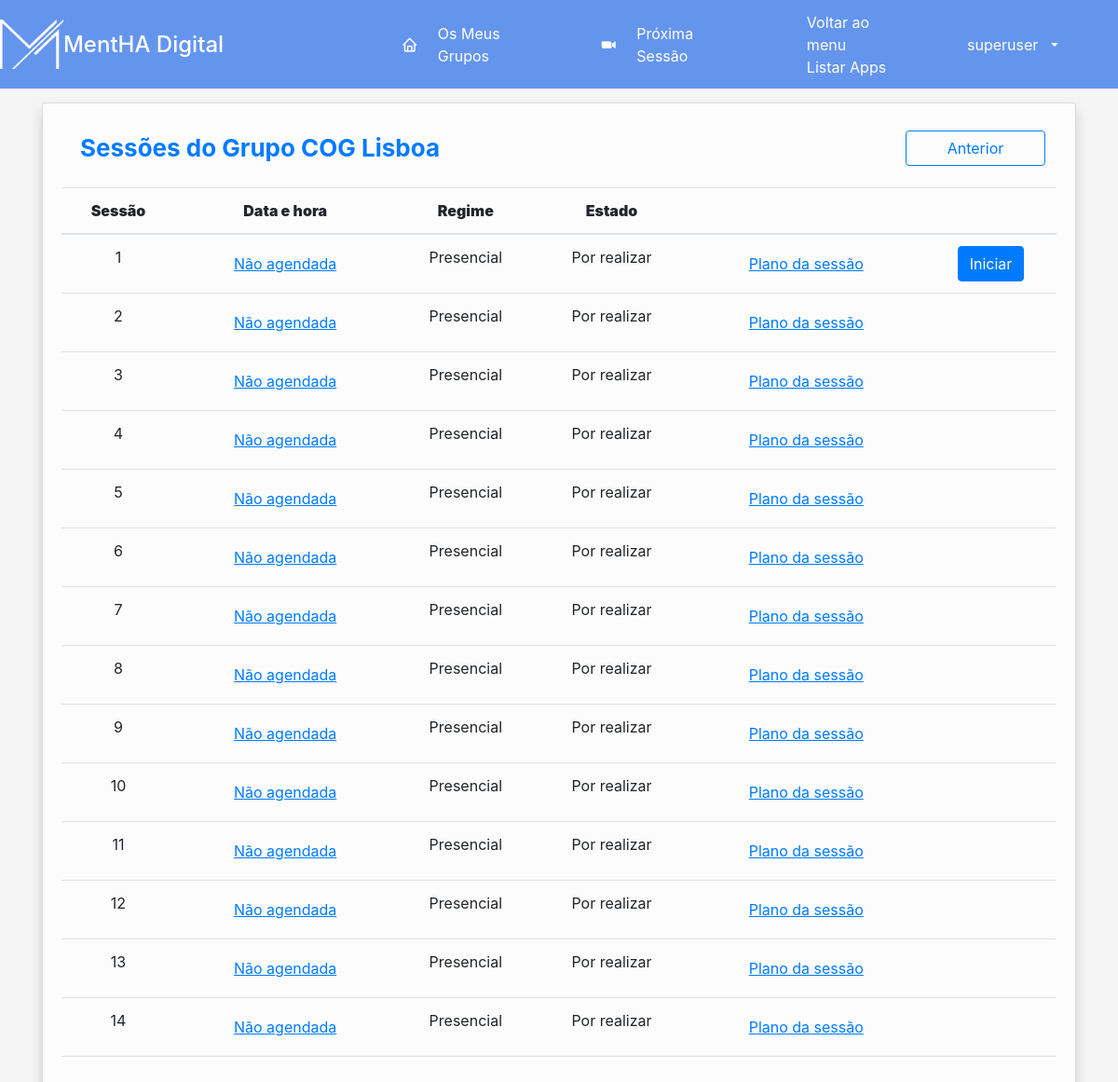
Before: /diario/group_sessions/64 (signed in) with the older database file.
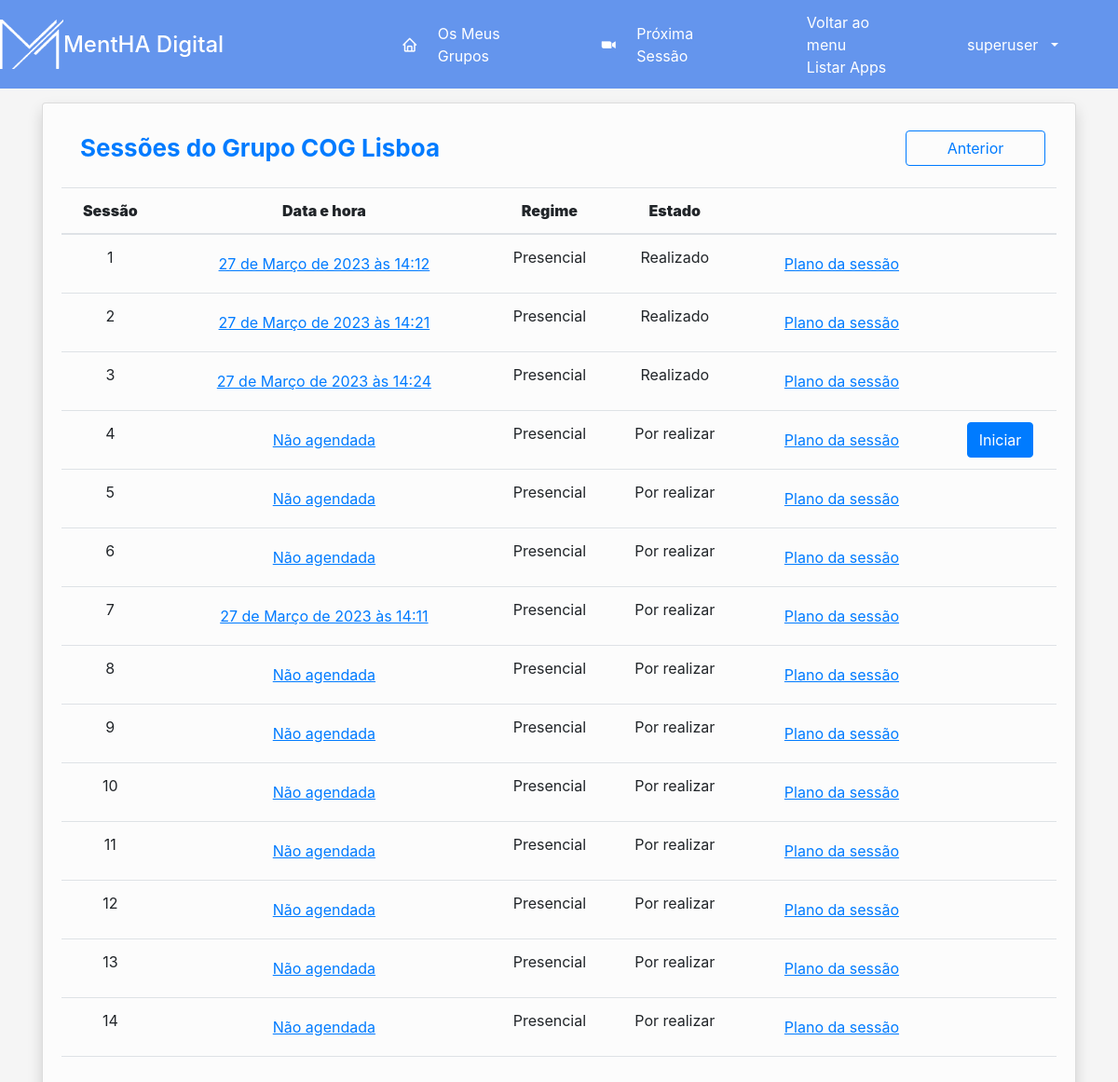
After: the same page with the newer database file.
### diario/models.py (models this page shows, shortened)
class Grupo(models.Model):
    opEscolaridade = (
        ("0-4", "0-4"),
        ("5-9", "5-9"),
        ("10-12", "10-12"),
        ("12+", "12+")
    )
    opPrograma = (
        ("CARE", "CARE"),
        ("COG", "COG"),
    )
    nome = models.CharField(max_length=20)
    diagnostico = models.ForeignKey(Doenca, on_delete=models.CASCADE, null=True, blank=True)
    localizacao = models.CharField(max_length=20, default="", null=True, blank=True)
    escolaridade = models.CharField(max_length=20, choices=opEscolaridade, default="", blank=True, null=True)
    referenciacao = models.ForeignKey(Reference, on_delete=models.CASCADE, null=True, blank=True)
    nivelGDS = models.IntegerField(default=0)
    programa = models.CharField(max_length=20, choices=opPrograma, default="CARE", blank=True, null=True)
    def __str__(self):
        return f'{self.nome}'

class SessaoDoGrupo(models.Model):
    PRESENT = 'P'
    ONLINE = 'O'
    MISTO = 'M'
    REGIME = [
        (PRESENT, "Presencial"),
        (ONLINE, "Online"),
        (MISTO, "Misto")
    ]
    PORREALIZAR = 'PR'
    REALIZADO = 'R'
    ESTADO = [
        (PORREALIZAR, "Por realizar"),
        (REALIZADO, "Realizado"),
    ]
    grupo = models.ForeignKey(Grupo, on_delete=models.CASCADE, blank=True)
    regime = models.CharField(max_length=20, choices=REGIME, null=True, blank=True, default=PRESENT)
    estado = models.CharField(max_length=20, choices=ESTADO, null=True, blank=True, default=PORREALIZAR)
    data = models.DateTimeField(null=True)
    inicio = models.DateTimeField(null=True, blank=True)
    fim = models.DateTimeField(null=True, blank=True)
    concluido = models.BooleanField(default=False)
    sessao = models.ForeignKey(Sessao, on_delete=models.CASCADE, blank=True, null=True, related_name='sessoes')
    parte_ativa = models.ForeignKey(Parte_Exercicio, models.CASCADE, blank=True, null=True, related_name='sessoes')

class Sessao(models.Model):
    PRESENT = 'P'
    ONLINE = 'O'
    MISTO = 'M'
    REGIME = [
        (PRESENT, "Presencial"),
        (ONLINE, "Online"),
        (MISTO, "Misto")
    ]
    PORREALIZAR = 'PR'
    REALIZADO = 'R'
    ESTADO = [
        (PORREALIZAR, "Por realizar"),
        (REALIZADO, "Realizado"),
    ]
    opPrograma = (
        ("CARE", "CARE"),
        ("COG", "COG"),
    )
    nome = models.CharField(max_length=100, blank = True)
    numeroSessao = models.IntegerField(null=True, blank=True)
    tema = models.TextField(max_length=1000, null=True, blank=True)
    dinamizadores = models.CharField(max_length=1000, null=True, blank=True)
    componentes = models.CharField(max_length=1000, null=True, blank=True)
    instrumentoAvaliacao = models.TextField(max_length=1000, null=True, blank=True)
    programa = models.CharField(max_length=20, choices=opPrograma, default="CARE", blank=True, null=True)

### diario/decorators.py (the view)
        def wrapper(request, *args, **kwargs):
            if request.user.groups.filter(name__in=groups).exists() or 'Todos' in groups:
                return function(request, *args, **kwargs)
            else:
                raise Http404

### diario/views.py (called while the page is built)
@login_required(login_url='diario:login')
@check_user_able_to_see_page('Todos')
def group_sessions(request, grupo_id):
    sessoes_do_grupo = SessaoDoGrupo.objects.filter(grupo=grupo_id)
    sessoes = Sessao.objects.all()
    grupo = Grupo.objects.get(id=grupo_id)
    for sessao in sessoes_do_grupo:
        if sessao.estado == 'PR':
            proxima_sessao = sessao.id
            break
    else:
        proxima_sessao = -1
    contexto = {
        'sessoes_do_grupo': sessoes_do_grupo,
        'grupo': grupo,
        'proxima_sessao': proxima_sessao
    }
    return render(request, "diario/group_sessions.html", contexto)

### diario/templates/diario/group_sessions.html (shortened to what this page needs)
{% extends 'diario/base.html' %}
{% load static %}
{% block main %}
<div class="container-fluid" style="margin-top:15px">
    <div class="container ">
        <div class="card shadow">
            <div class="card-body">
            <div class="titulo">
        <div class="card-body" style="padding: 8px">
            <p class="text-primary m-0 fw-bold"
                style="margin: 5px; font-size: 26px">Sessões do
                Grupo {{ grupo }}</p>
        </div>
        <form action="{% url 'diario:grupo_details' grupo.id %}">
            <button type="submit" class="btn btn-outline-primary" style="width: 150px">
                Anterior
            </button>
        </form>
    </div>
            <div class="table-responsive" style="margin-top:15px">
                <table class="table table-hover">
                    <thead>
                    <tr>
                        <th style="text-align: center;"><strong>Sessão</strong></th>
                        <th style="text-align: center;"><strong>Data e hora</strong></th>
                        <th style="text-align: center;"><strong>Regime</strong></th>
                        <th style="text-align: center;"><strong>Estado</strong></th>
                        <th style="text-align: center;"></th>
                        <th style="text-align: center;"></th>
                    </tr>
                    </thead>
                    <tbody>
                    {% for sessao_do_grupo in sessoes_do_grupo %}
                    <tr>
                        <td style="text-align: center;">{{ sessao_do_grupo.sessao.numeroSessao }}
                        </td>
                        <td style="text-align: center;">
                            <a href="{% url 'diario:changeDate' sessao_do_grupo.sessao.id grupo.id %}">
                                {% if sessao_do_grupo.data == None %}
                                <button class="btn btn-link">
                                    Não agendada
                                </button>
                                {% else %}
                                <button class="btn btn-link">
                                    {{ sessao_do_grupo.data }}
                                </button>
                            </a>
                            {% endif %}
                        </td>
                        <td style="text-align: center;">{% if sessao_do_grupo.regime == 'P' %}
                            Presencial
                            {% endif %}
                        </td>
                        <td style="text-align: center;">{% if sessao_do_grupo.estado == 'PR' %}
                            Por realizar
                            {% endif %}
                            {% if sessao_do_grupo.estado == 'R' %}
                            Realizado
                            {% endif %}
                        </td>
                        <td style="text-align: center;">
                            <a href="{% url 'diario:sessao' sessao_do_grupo.id grupo.id %}">
                                <button class="btn btn-link">Plano da sessão</button>
                            </a>
                        </td>
                        <td style="text-align: center;">
                            {% if sessao_do_grupo.id == proxima_sessao %}
                            <form action="{% url 'diario:presencas_sessao' sessao_do_grupo.id %}">
                                <button class="btn btn-primary">Iniciar</button>
                            </form>
                            {% endif %}
                        </td>
                    </tr>
                    {% endfor %}
                    </tbody>
                </table>
            </div>
        </div>
    </div>
</div>
{% endblock %}

### diario/templates/diario/base.html (shortened to what this page needs)
<!DOCTYPE html>
{% load static %}
<html lang="pt">
<head>
    <link href="https://cdn.jsdelivr.net/npm/bootstrap@5.2.0/dist/css/bootstrap.min.css" rel="stylesheet"
>
    <link href='https://unpkg.com/boxicons@2.0.7/css/boxicons.min.css' rel='stylesheet'>
    <link rel="stylesheet" href="https://cdn.jsdelivr.net/npm/bootstrap@4.0.0/dist/css/bootstrap.min.css">
    <link href="{% static 'diario/style.css'%}?{% now 'U' %}" rel="stylesheet">
</head>
<body id="layout">
    <div class="sidebar">
        <div class="logo-details">
            <img src="{% static 'diario/img/mentha-logo.png' %}" alt=""
                 style="width:20%;">
            <span class="logo_name">MentHA Digital</span>
        </div>
            <div class="nav-links max-left">
                <a href="{% url 'diario:dashboard_Care' %}" class="active">
                    <i class="bx bx-home"></i>
                    <span class="links_name">Os Meus Grupos</span>
                </a>
            </div>
            <div class="nav-links">
                {% block menu %}
                <a href="{% url 'diario:nextSession' %}">
                    <i class='bx bxl-zoom'></i>
                    <span class="links_name">Próxima Sessão</span>
                </a>
                {% endblock %}
            </div>
      <div class="nav-links">
          <div onclick="listar_apps()">Voltar ao menu</div>
          <div id="listar-apps" >Listar Apps</div>
      </div>
            <div class="profile-details nav-links">
                    <a class="nav-link dropdown-toggle" href="#" role="button" data-bs-toggle="dropdown"
                    aria-expanded="false">
                        <span class="admin_name">{{ request.user }}</span>
                    </a>
            </div>
    </div>
    <div id="content">
        {% block main %}
        {% endblock main %}
    </div>
</body>
</html>

### diario/static/diario/style.css (style rules this page uses)
#layout { background-color: rgba(0, 0, 0, 0.04); }
.card { background-color: rgba(255, 255, 255, 0.65); }
#content { display:flex; flex-direction: row; align-items: flex-start; justify-content: center; }
#layout { display: grid; grid-template-columns: 1fr; grid-template-rows: 95px 1fr; }
.sidebar { display: flex; flex-direction: row; height: 100%; background: cornflowerblue; transition: all 0.5s ease; align-items: center; gap: 35px; }
.nav-links { color: white; }
.container-fluid { max-width: 120ch; }
.sidebar .nav-links a { height: 100%; width: 100%; display: flex; align-items: center; text-decoration: none; transition: all 0.4s ease; }
.sidebar .nav-links i { min-width: 60px; text-align: center; font-size: 18px; }
.sidebar .logo-details { height: 80px; display: flex; align-items: center; }
.profile-details { display: flex; align-items: center; border-radius: 6px; height: 50px; min-width: 190px; padding: 0 15px 0 2px; }
.profile-details .admin_name { margin: 0 10px; white-space: nowrap; }
.sidebar a:link, .sidebar a:visited { color: white; background-color: transparent; text-decoration: none; }
.max-left { margin-left: auto; }
.sidebar .logo-details .logo_name { color: #fff; font-size: 24px; font-weight: 500; }
body { height: 100vh; }
.titulo { display: flex; flex-direction: row; justify-content: space-between; align-items: center; padding-right: calc(var(--bs-gutter-x) * .5); padding-left: calc(var(--bs-gutter-x) * .5); }
.titulo p { font-size: 26px }

Changed rows visible on the page:
changed SessaoDoGrupo: data (not shown) → "27 de Março de 2023 às 14:12"; estado "Por realizar" → "Realizado"; no longer shows "Não agendada"; no longer shows "Iniciar"
changed SessaoDoGrupo: data (not shown) → "27 de Março de 2023 às 14:21"; estado "Por realizar" → "Realizado"; no longer shows "Não agendada"
changed SessaoDoGrupo: data (not shown) → "27 de Março de 2023 às 14:24"; estado "Por realizar" → "Realizado"; no longer shows "Não agendada"
changed SessaoDoGrupo (number 4 of 14 on the later page): now shows "Iniciar"
changed SessaoDoGrupo: data (not shown) → "27 de Março de 2023 às 14:11"; no longer shows "Não agendada"
